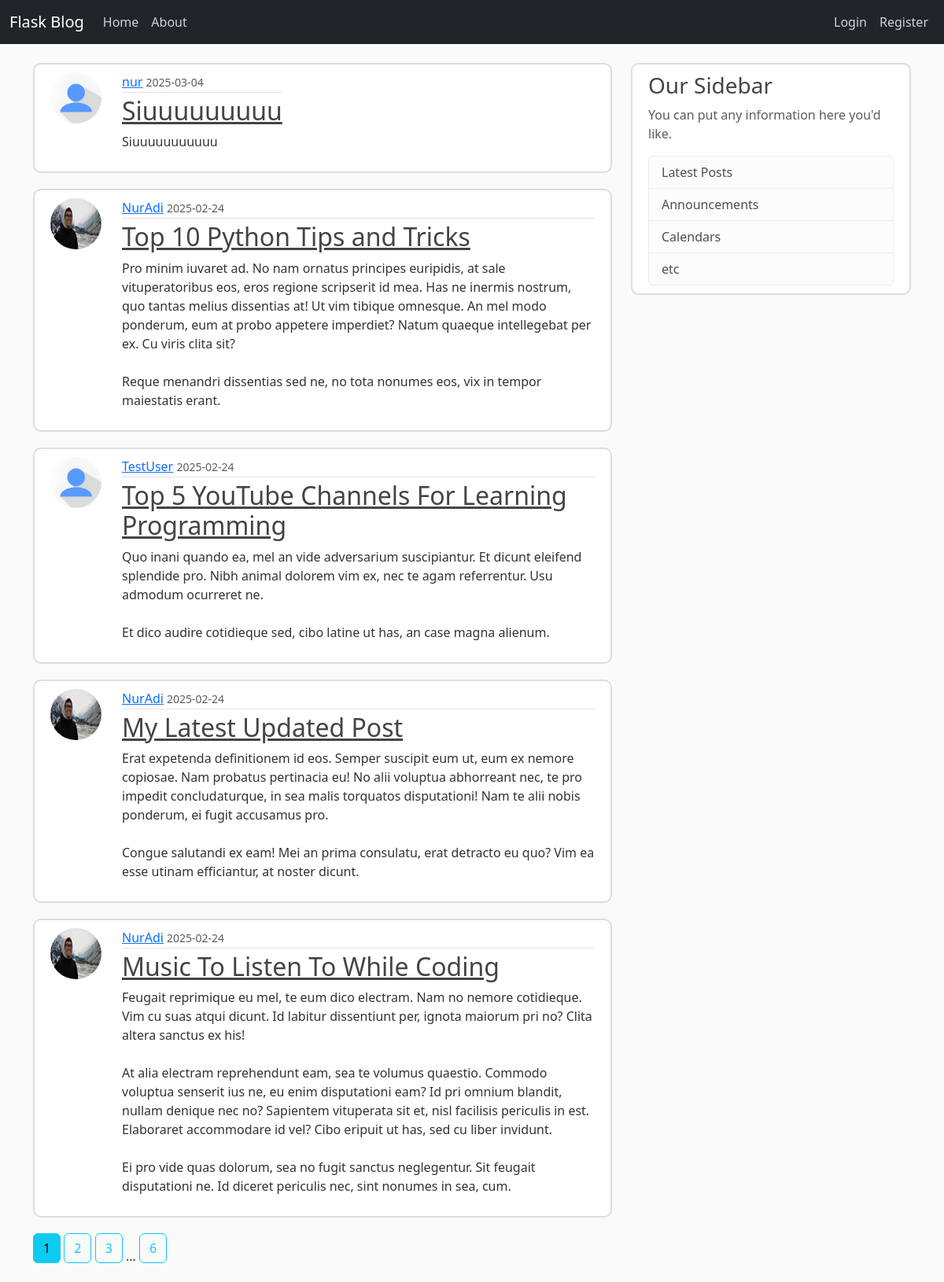
Page /home on the earlier database version.
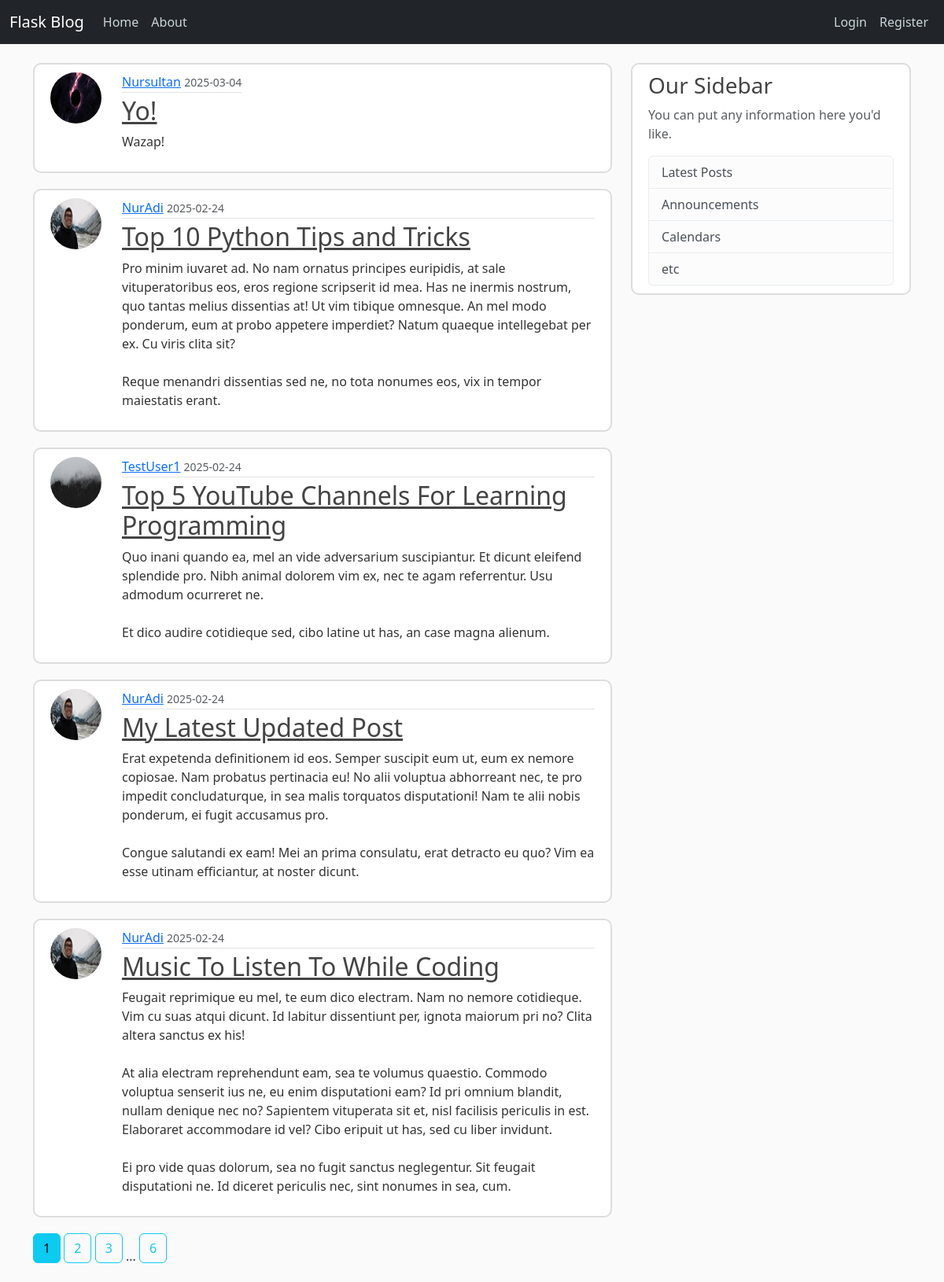
Same page on the later database version.
### flaskblog/models.py (models this page shows, shortened)
class Post(db.Model):
    id = db.Column(db.Integer, primary_key=True)
    title = db.Column(db.String(20), nullable=False)
    date_posted = db.Column(db.DateTime, nullable=False, default=datetime.now)
    content = db.Column(db.Text, nullable=False)
    user_id = db.Column(db.Integer, db.ForeignKey('user.id'), nullable=False)

class User(db.Model, UserMixin):
    id = db.Column(db.Integer, primary_key=True)
    username = db.Column(db.String(20), unique=True, nullable=False)
    email = db.Column(db.String(120), unique=True, nullable=False)
    image_file = db.Column(db.String(20), nullable=False, default='default.jpg')
    password = db.Column(db.String(60), nullable=False)
    posts = db.relationship('Post', backref='author', lazy=True)

### flaskblog/main/routes.py (the view)
@main.route('/')
@main.route('/home')
def home():
    page = request.args.get('page', 1, type=int)
    posts = Post.query.order_by(Post.date_posted.desc()).paginate(page=page, per_page=5)
    return render_template('home.html', posts=posts)

### flaskblog/templates/home.html
{% extends 'layout.html' %}
{% block content %}
    {% for post in posts %}
        <article class="media content-section">
            <img class="rounded-circle article-img" src="{{ url_for('static', filename='profile_pics/' + post.author.image_file) }}">
          <div class="media-body">
            <div class="article-metadata">
              <a class="mr-2" href="{{ url_for('users.user_posts', username=post.author.username) }}">{{ post.author.username }}</a>
              <small class="text-muted">{{ post.date_posted.strftime('%Y-%m-%d') }}</small>
            </div>
            <h2><a class="article-title" href="{{ url_for('posts.post', post_id=post.id )}}">{{ post.title }}</a></h2>
            <p class="article-content">{{ post.content }}</p>
          </div>
        </article>
    {% endfor %}
    {% for page_num in posts.iter_pages(left_edge=1, right_edge=1, left_current=1, right_current=2) %}
        {% if page_num %}
            {% if page_num == posts.page %}
                <a class="btn btn-info mb-4" href="{{ url_for('main.home', page=page_num) }}">{{ page_num }}</a>
            {% else %}
                <a class="btn btn-outline-info mb-4" href="{{ url_for('main.home', page=page_num) }}">{{ page_num }}</a>
            {% endif %}
        {% else %}
            ...
        {% endif %}
    {% endfor %}
{% endblock content %}

### flaskblog/templates/layout.html (shortened to what this page needs)
<!doctype html>
<html lang="en">
<head>
    <link href="https://cdn.jsdelivr.net/npm/bootstrap@5.3.0/dist/css/bootstrap.min.css" rel="stylesheet">
    <link rel="stylesheet" type="text/css" href="{{ url_for('static', filename='main.css') }}">
</head>
<body>
    <header class="site-header">
        <nav class="navbar navbar-expand-md navbar-dark bg-dark fixed-top">
            <div class="container-fluid">
                <a class="navbar-brand" href="/">Flask Blog</a>
                <div class="collapse navbar-collapse" id="navbarToggle">
                    <div class="navbar-nav me-auto">
                        <a class="nav-item nav-link" href="{{ url_for('main.home') }}">Home</a>
                        <a class="nav-item nav-link" href="{{ url_for('main.about') }}">About</a>
                    </div>
                    <div class="navbar-nav">
                        {% if current_user.is_authenticated %}
                            <a class="nav-item nav-link" href="{{ url_for('posts.new_post') }}">New Post</a>
                            <a class="nav-item nav-link" href="{{ url_for('users.account') }}">Account</a>
                            <a class="nav-item nav-link" href="{{ url_for('users.logout') }}">Logout</a>
                        {% else %}
                            <a class="nav-item nav-link" href="{{ url_for('users.login') }}">Login</a>
                            <a class="nav-item nav-link" href="{{ url_for('users.register') }}">Register</a>
                        {% endif %}
                    </div>
                </div>
            </div>
        </nav>
    </header>
    <main role="main" class="container mt-5">
        <div class="row">
            <div class="col-md-8">
                {% block content %}{% endblock %}
            </div>
            <div class="col-md-4">
                <div class="content-section">
                    <h3>Our Sidebar</h3>
                    <p class='text-muted'>You can put any information here you'd like.</p>
                    <ul class="list-group">
                        <li class="list-group-item list-group-item-light">Latest Posts</li>
                        <li class="list-group-item list-group-item-light">Announcements</li>
                        <li class="list-group-item list-group-item-light">Calendars</li>
                        <li class="list-group-item list-group-item-light">etc</li>
                    </ul>
                </div>
            </div>
        </div>
    </main>
</body>
</html>

### flaskblog/static/main.css (style rules this page uses)
body { background: #fafafa; color: #333333; margin-top: 5rem; }
h1, h2, h3, h4, h5, h6 { color: #444444; }
.site-header .navbar-nav .nav-link { color: #cbd5db; }
.content-section { background: #ffffff; padding: 10px 20px; border: 2px solid #dddddd; border-radius: 10px; margin-bottom: 20px; }
.article-title { color: #444444; }
.article-content { white-space: pre-line; }
.article-img { height: 65px; width: 65px; margin-right: 16px; }
.article-metadata { padding-bottom: 1px; margin-bottom: 4px; border-bottom: 1px solid #e3e3e3 }
.media { display: flex; align-items: left; }
.media-body { margin-left: 10px; }

Differences in the rows shown:
changed Post: image_file: picture added in place of a placeholder; author.username "nur" → "Nursultan"; title "Siuuuuuuuuu" → "Yo!"; content "Siuuuuuuuuuuu" → "Wazap!"
changed through a linked row, Post "Top 5 YouTube Channels For Learning Programming": image_file: picture added in place of a placeholder; author.username "TestUser" → "TestUser1"
